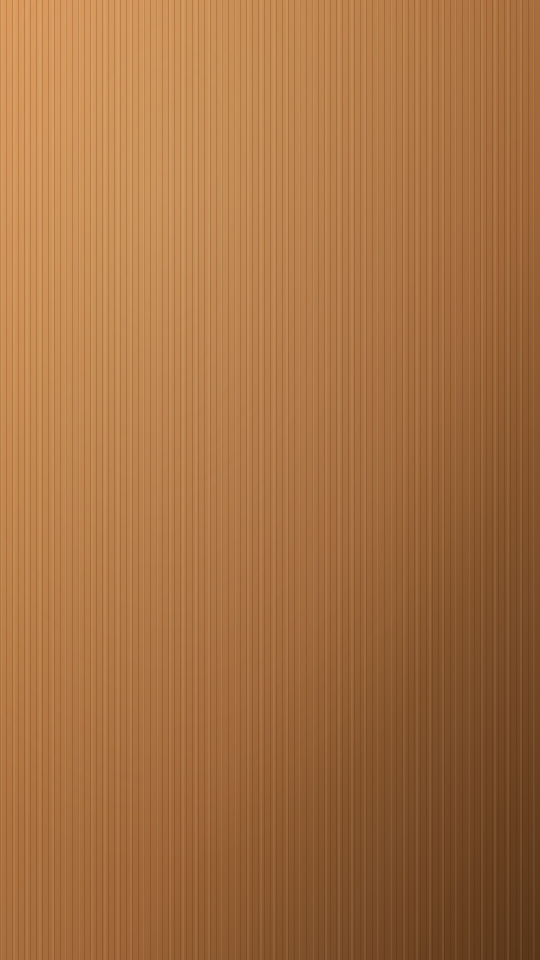
#> input picture assets/jewelsort_assets/png/bg_wood.png, 1080 x 1920 px (shown at 1/2 size)
$ python build_preview_levels.py
#> lines starting #> are read from the running program, lines starting #| are printed output that depends on the picture
#!/usr/bin/env python3
"""Composite preview — shows level select assembled with sample pixel art."""

from PIL import Image, ImageDraw, ImageFont
from pathlib import Path
import math

ROOT = Path(__file__).parent
PNG = ROOT / "png"
FONTS = ROOT / "fonts"
OUT = ROOT / "preview_levels.png"

# Display target: 540×960 — render at 1080×1920 (2x) and resize at the end.
W, H = 1080, 1920

# Load assets
bg          = Image.open(PNG / "bg_wood.png").convert("RGBA")
page        = Image.open(PNG / "page_parchment.png").convert("RGBA")
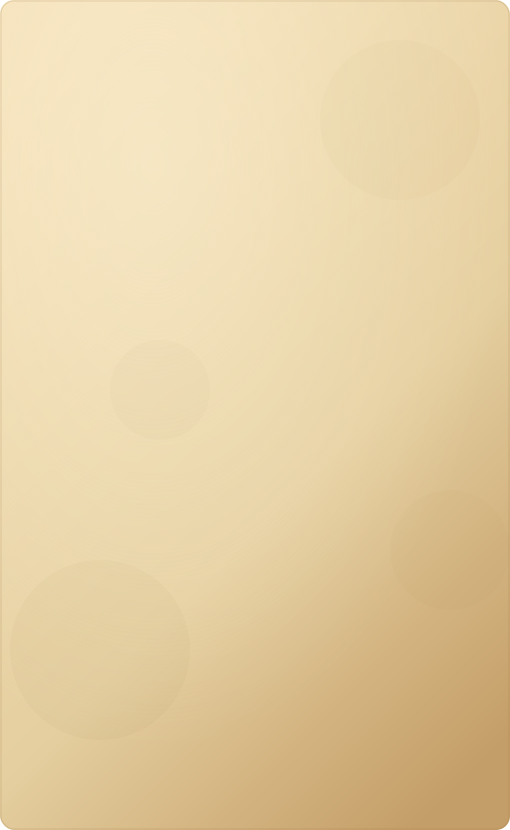
#> input picture assets/jewelsort_assets/png/page_parchment.png, 1020 x 1660 px (shown at 1/2 size)
#> page is the input picture: PIL image 1020x1660 RGBA; mean R, G, B, A 230.2, 208.2, 164.4, 254.9
page_ribbon = Image.open(PNG / "page_ribbon_burgundy.png").convert("RGBA")
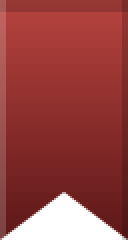
#> input picture assets/jewelsort_assets/png/page_ribbon_burgundy.png, 64 x 120 px (shown 2 times larger)
#> page_ribbon is the input picture: PIL image 64x120 RGBA; mean R, G, B, A 127.1, 43.9, 42, 229.5
#> (the run stopped early here; a loop or call above may not have finished)
